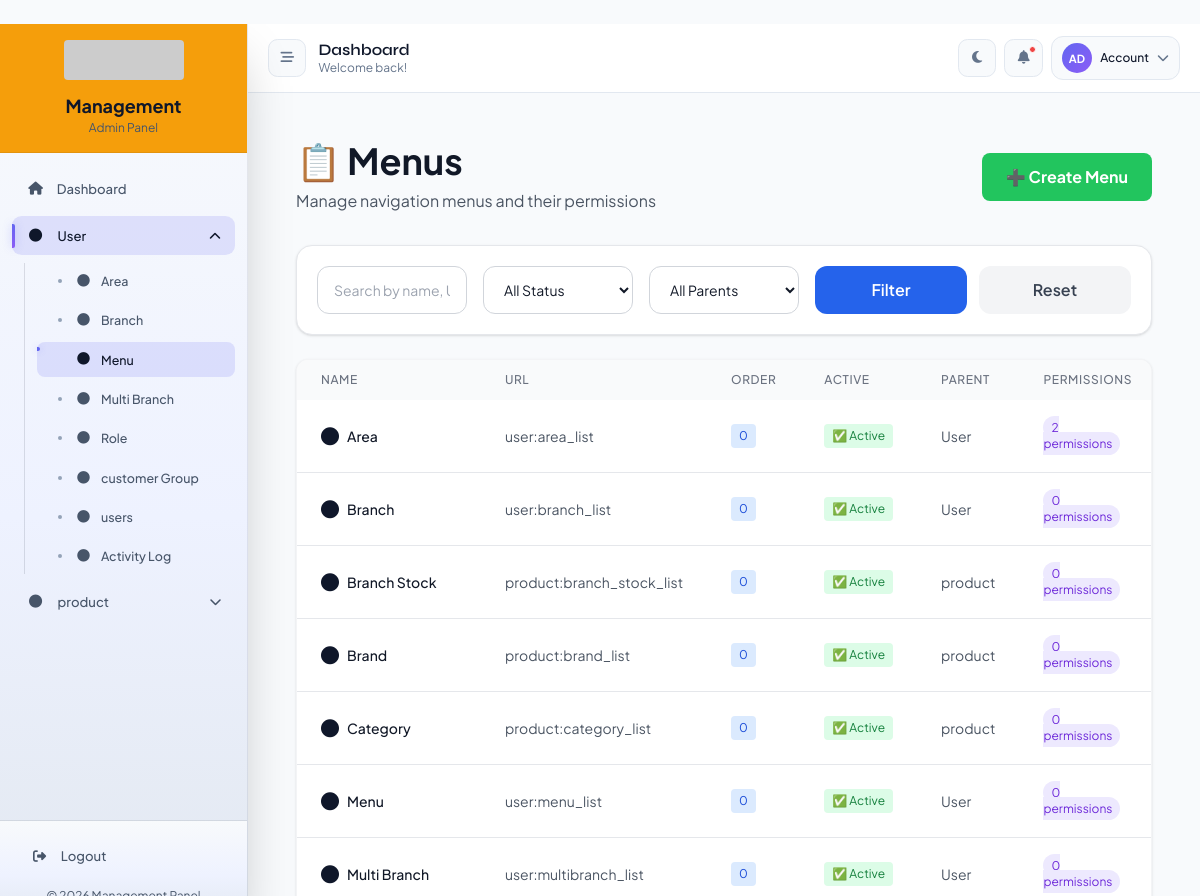
The page /user/menus/ (signed in) on the database its author committed.
### user/models.py (models this page shows, shortened)
class Menu(Common):
    name = models.CharField(max_length=100, verbose_name="Menu Name")
    icon = models.CharField(
        max_length=50,
        default="fas fa-circle",
        verbose_name="Font Awesome Icon",
        help_text="e.g. fas fa-users",
    )
    url = models.CharField(
        max_length=255,
        verbose_name="URL or URL Name",
        help_text="Example: user:user_list or /user/users/",
    )
    order = models.IntegerField(default=0, verbose_name="Display Order")
    is_active = models.BooleanField(default=True, verbose_name="Active")
    description = models.TextField(blank=True, null=True, verbose_name="Description")
    parent = models.ForeignKey(
        "self",
        null=True,
        blank=True,
        on_delete=models.CASCADE,
        related_name="submenus",
        verbose_name="Parent Menu",
    )
    permissions = models.ManyToManyField(
        Permission,
        blank=True,
        related_name="sidebar_menus",
        verbose_name="Required permissions",
        help_text="Leave empty if every authenticated user with this menu can open it.",
    )
    history = HistoricalRecords()
    class Meta:
        ordering = ["order", "name"]
        unique_together = [["name", "parent"]]
        verbose_name = "Menu"
        verbose_name_plural = "Menus"
    def get_resolved_url(self):
        raw = (self.url or "").strip()
        if not raw:
            return ""
        if raw.startswith("/"):
            return raw
        try:
            return reverse(raw)
        except NoReverseMatch:
            return ""

### user/views.py (the view, shortened to what this page needs)
# urls.py: path("menus/", MenuListView.as_view(), name="menu_list"),
class MenuListView(LoginRequiredMixin, HtmxListViewMixin, ListView):
    model = Menu
    template_name = "user/menu_list.html"
    partial_template_name = "user/partials/menu_list_content.html"
    context_object_name = "menus"
    def get_queryset(self):
        qs = (
            Menu.objects.select_related("parent")
            .prefetch_related("permissions", "role_menu_items")
            .order_by("order", "name")
        )
        search = self.request.GET.get("search", "").strip()
        status = self.request.GET.get("status", "").strip()
        parent_id = self.request.GET.get("parent", "").strip()
        if status == "active":
            qs = qs.filter(is_active=True)
        elif status == "inactive":
            qs = qs.filter(is_active=False)
        if parent_id == "root":
            qs = qs.filter(parent__isnull=True)
        elif parent_id:
            qs = qs.filter(parent_id=parent_id)
        return qs.distinct()
    def get_context_data(self, **kwargs):
        context = super().get_context_data(**kwargs)
        context["parents"] = Menu.objects.order_by("name")
        context["selected_search"] = self.request.GET.get("search", "").strip()
        context["selected_status"] = self.request.GET.get("status", "").strip()
        context["selected_parent"] = self.request.GET.get("parent", "").strip()
        return context

### templates/user/menu_list.html (shortened to what this page needs)
{% extends 'base.html' %}
{% load static %}
{% block app_prefix %}/user{% endblock %}
{% block content %}
    {% include "user/partials/menu_list_content.html" %}
{% endblock %}

### templates/common/sidebar.html (shortened to what this page needs)
{% load static %}
<aside id="sidebar"
    class="fixed md:relative inset-y-0 left-0 z-50 flex h-screen flex-col transform -translate-x-full md:translate-x-0 shadow-2xl transition-all duration-300 sidebar-open">
    <div class="top-logo-area p-4 relative z-10 border-b">
        <div class="logo-wrap flex flex-col items-center gap-3">
            <div class="brand-logo-box shrink-0">
                <img src="https://dummyimage.com/120x40/f59e0b/ffffff&text=Logo"
                     alt="Logo"
                     class="h-10 w-auto rounded">
            </div>
            <div class="text-center">
                <h1 class="brand-title text-lg font-bold">Management</h1>
                <p class="brand-subtitle text-xs">Admin Panel</p>
            </div>
        </div>
    </div>
        <nav id="sidebarNav"
            class="sidebar-nav flex-1 overflow-y-auto px-3 py-4 space-y-2">
        {% url 'dashboard' as dashboard_url %}
        <a href="{{ dashboard_url }}"
           data-href="{{ dashboard_url }}"
           class="sidebar-link menu-item flex items-center gap-3 px-4 py-3 rounded-xl text-sm font-medium transition-all duration-200 {% if request.path == dashboard_url %}active{% endif %}">
            <i class="fas fa-home w-5 text-center shrink-0"></i>
            <span class="sidebar-text">Dashboard</span>
        </a>
        {% for item in sidebar_menus %}
            {% with menu=item.menu children=item.children menu_url=menu.get_resolved_url %}
                {% if children %}
                    <div class="sidebar-group" data-dropdown>
                        <button type="button"
                                class="dropdown-trigger menu-item w-full flex items-center justify-between gap-3 px-4 py-3 rounded-xl text-sm font-medium transition-all duration-200 text-left relative">
                            <div class="flex items-center gap-3 min-w-0">
                                {% if menu.icon %}
                                    <i class="{{ menu.icon }} main-icon w-5 text-center shrink-0"></i>
                                {% else %}
                                    <i class="fas fa-circle main-icon w-5 text-center text-xs shrink-0"></i>
                                {% endif %}
                                <span class="sidebar-text truncate">{{ menu.name }}</span>
                            </div>
                            <i class="chevron sidebar-chevron fas fa-chevron-down text-xs transition-transform duration-300 shrink-0"></i>
                        </button>
                        <div class="dropdown-menu sidebar-submenu hidden mt-2 ml-3 space-y-1 pl-3">
                            {% for child in children %}
                                {% with child_url=child.get_resolved_url %}
                                    {% if child_url %}
                                        <a href="{{ child_url }}"
                                           data-href="{{ child_url }}"
                                           class="sidebar-child-link flex items-center gap-3 px-4 py-2.5 rounded-lg text-sm transition-all duration-200 {% if request.path == child_url %}active{% endif %}">
                                            {% if child.icon %}
                                                <i class="{{ child.icon }} w-4 text-center shrink-0"></i>
                                            {% else %}
                                                <i class="fas fa-angle-right w-4 text-center shrink-0"></i>
                                            {% endif %}
                                            <span class="sidebar-text">{{ child.name }}</span>
                                        </a>
                                    {% endif %}
                                {% endwith %}
                            {% endfor %}
                        </div>
                    </div>
                {% endif %}
            {% endwith %}
        {% endfor %}
    </nav>
    <div class="sidebar-footer p-4 border-t space-y-3">
        {% url 'user:logout' as logout_url %}
        <a href="{{ logout_url }}"
           class="sidebar-link menu-item flex items-center gap-3 px-4 py-3 rounded-xl text-sm font-medium transition-all duration-200 text-red-600 hover:bg-red-50 dark:text-red-400 dark:hover:bg-red-900/20">
            <i class="fas fa-sign-out-alt w-5 text-center shrink-0"></i>
            <span class="sidebar-text">Logout</span>
        </a>
        <div class="sidebar-footer-text text-xs text-center">
        </div>
    </div>
</aside>

### templates/user/partials/menu_list_content.html (shortened to what this page needs)
<main id="main-content" data-page-title="Menus - Management" data-page-subtitle="Manage navigation menus and their permissions" class="flex-1 overflow-y-auto p-5 sm:p-6 page-content" style="background:var(--surface-alt);">
    <div class="mx-auto">
        <div class="flex flex-col sm:flex-row sm:justify-between sm:items-center gap-4 mb-8">
            <div>
                <h1 class="text-3xl md:text-4xl font-bold text-gray-900 dark:text-white">📋 Menus</h1>
                <p class="text-gray-600 dark:text-slate-400 mt-2">Manage navigation menus and their permissions</p>
            </div>
            {% if request.user.is_superuser or request.user.is_admin or perms.user.add_menu %}
                <a href="{% url 'user:related_object_create' 'menu' %}"
                   class="inline-flex items-center justify-center bg-green-500 hover:bg-green-600 dark:bg-green-600 dark:hover:bg-green-700 text-white font-bold py-3 px-6 rounded-lg transition modal-trigger"
                   data-modal-url="{% url 'user:related_object_create' 'menu' %}">
                    ➕ Create Menu
                </a>
            {% endif %}
        </div>
        <form method="get"
              hx-get="{% url 'user:menu_list' %}"
              hx-target="#main-content"
              hx-select="#main-content"
              hx-swap="outerHTML"
              hx-push-url="true"
              class="bg-white dark:bg-slate-900 rounded-2xl shadow border border-gray-200 dark:border-slate-800 p-5 mb-6 grid grid-cols-1 md:grid-cols-5 gap-4">
            <input type="text" name="search" value="{{ selected_search }}"
                   placeholder="Search by name, URL, icon, parent"
                   class="rounded-xl border border-gray-300 dark:border-slate-700 bg-white dark:bg-slate-950 px-4 py-3 text-sm text-gray-900 dark:text-white">
            <select name="status" class="rounded-xl border border-gray-300 dark:border-slate-700 bg-white dark:bg-slate-950 px-4 py-3 text-sm text-gray-900 dark:text-white js-enhanced-select">
                <option value="">All Status</option>
            </select>
            <select name="parent" class="rounded-xl border border-gray-300 dark:border-slate-700 bg-white dark:bg-slate-950 px-4 py-3 text-sm text-gray-900 dark:text-white js-enhanced-select">
                <option value="">All Parents</option>
            </select>
            <div class="md:col-span-2 flex gap-3">
                <button type="submit"
                        class="flex-1 rounded-xl bg-blue-600 hover:bg-blue-700 text-white font-semibold px-5 py-3">
                    Filter
                </button>
                <a href="{% url 'user:menu_list' %}"
                   class="flex-1 rounded-xl bg-gray-100 hover:bg-gray-200 dark:bg-slate-800 dark:hover:bg-slate-700 text-gray-700 dark:text-slate-200 font-semibold px-5 py-3 text-center">
                    Reset
                </a>
            </div>
        </form>
        <div class="bg-white dark:bg-slate-900 rounded-xl shadow overflow-hidden border border-gray-100 dark:border-slate-800">
            <div class="overflow-x-auto">
                <table class="w-full min-w-[1100px]">
                    <thead class="bg-gray-50 dark:bg-slate-800">
                        <tr>
                            <th class="px-6 py-3 text-left text-xs font-medium text-gray-500 dark:text-slate-400 uppercase tracking-wider">Name</th>
                            <th class="px-6 py-3 text-left text-xs font-medium text-gray-500 dark:text-slate-400 uppercase tracking-wider">URL</th>
                            <th class="px-6 py-3 text-left text-xs font-medium text-gray-500 dark:text-slate-400 uppercase tracking-wider">Order</th>
                            <th class="px-6 py-3 text-left text-xs font-medium text-gray-500 dark:text-slate-400 uppercase tracking-wider">Active</th>
                            <th class="px-6 py-3 text-left text-xs font-medium text-gray-500 dark:text-slate-400 uppercase tracking-wider">Parent</th>
                            <th class="px-6 py-3 text-left text-xs font-medium text-gray-500 dark:text-slate-400 uppercase tracking-wider">Permissions</th>
                        </tr>
                    </thead>
                    <tbody class="bg-white dark:bg-slate-900 divide-y divide-gray-200 dark:divide-slate-700">
                        {% for menu in menus %}
                            <tr class="hover:bg-gray-50 dark:hover:bg-slate-800">
                                <td class="px-6 py-4 whitespace-nowrap">
                                    <div class="flex items-center">
                                        <i class="{{ menu.icon|default:'fas fa-circle' }} text-lg mr-2"></i>
                                        <div class="text-sm font-medium text-gray-900 dark:text-white">{{ menu.name }}</div>
                                    </div>
                                </td>
                                <td class="px-6 py-4 whitespace-nowrap">
                                    <div class="text-sm text-gray-600 dark:text-slate-400">{{ menu.url|default:"No URL" }}</div>
                                </td>
                                <td class="px-6 py-4 whitespace-nowrap">
                                    <span class="inline-block px-2 py-1 bg-blue-100 dark:bg-blue-900/30 text-blue-700 dark:text-blue-300 rounded text-xs">
                                        {{ menu.order }}
                                    </span>
                                </td>
                                <td class="px-6 py-4 whitespace-nowrap">
                                    {% if menu.is_active %}
                                        <span class="inline-block px-2 py-1 bg-green-100 dark:bg-green-900/30 text-green-700 dark:text-green-300 rounded text-xs">✅ Active</span>
                                    {% else %}
                                        <span class="inline-block px-2 py-1 bg-red-100 dark:bg-red-900/30 text-red-700 dark:text-red-300 rounded text-xs">❌ Inactive</span>
                                    {% endif %}
                                </td>
                                <td class="px-6 py-4 whitespace-nowrap text-sm text-gray-600 dark:text-slate-300">
                                    {{ menu.parent.name|default:"—" }}
                                </td>
                                <td class="px-6 py-4">
                                    <span class="px-2 py-1 rounded-full text-xs bg-violet-100 text-violet-700 dark:bg-violet-900/30 dark:text-violet-300">
                                        {{ menu.permissions.count }} permissions
                                    </span>
                                </td>
                            </tr>
                        {% empty %}
                            <tr>
                                <td colspan="9" class="px-6 py-12 text-center text-gray-600 dark:text-slate-400">
                                    No menus found.
                                </td>
                            </tr>
                        {% endfor %}
                    </tbody>
                </table>
            </div>
        </div>
    </div>
</main>

### rows shown on the page
Menu: menu.name "User"
Menu: name "Area", url "user:area_list", order "0", is_active "✅ Active", parent.name "User", permissions.count "2"
Menu: name "Branch", url "user:branch_list", order "0", is_active "✅ Active", parent.name "User", permissions.count "0"
Menu: name "Menu", url "user:menu_list", order "0", is_active "✅ Active", parent.name "User", permissions.count "0"
Menu: name "Multi Branch", url "user:multibranch_list", order "0", is_active "✅ Active", parent.name "User", permissions.count "0"
Menu: name "Role"
Menu: name "customer Group"
Menu: name "users"
Menu: name "Activity Log"
Menu: menu.name "product"
Menu: name "Branch Stock", url "product:branch_stock_list", order "0", is_active "✅ Active", parent.name "product", permissions.count "0"
Menu: name "Brand", url "product:brand_list", order "0", is_active "✅ Active", parent.name "product", permissions.count "0"
Menu: name "Category", url "product:category_list", order "0", is_active "✅ Active", parent.name "product", permissions.count "0"
